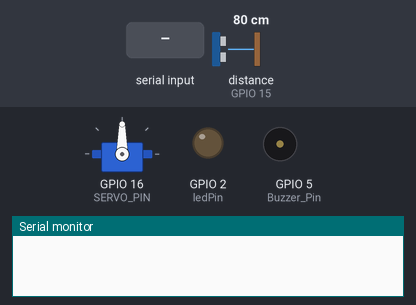
Simulated run of this sketch. Board: ESP32. Parts: servo, output pins drawn as LEDs (lit = HIGH), buzzer (waves = sounding, pin HIGH), the last lines printed to the serial monitor. Wiring (inferred from the names in the program): ultrasonic range finder: trigger GPIO 4; echo GPIO 15. The test bench sets the inputs (shaded band); at power-on: distance to the obstacle (sensor on GPIO 15) 80 cm. The echo pulse lasts 58.3 µs per cm; pins used as bus, display or sensor lines are not drawn.

Above: at 1.2 s.
1.3 s: "1" received over Serial
At 2.5 s:
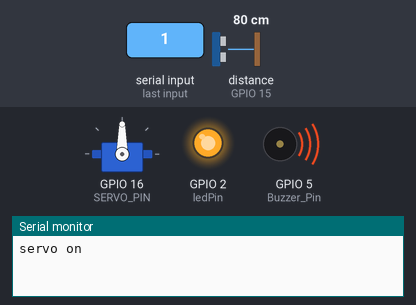
2.8 s: distance to the obstacle (sensor on GPIO 15) set to 23 cm
4.3 s: distance to the obstacle (sensor on GPIO 15) set to 18 cm
At 5.92 s:
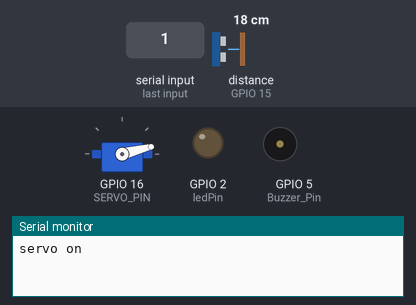
7.3 s: "1" received over Serial
At 12.0 s:
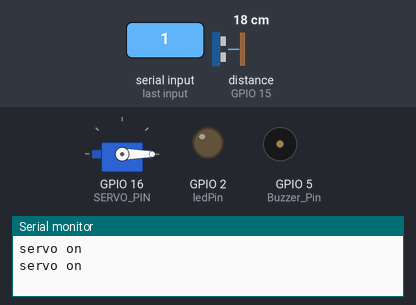
Timing chart, 0 to 13.5 s (numbered marks = the images above; inputs shaded):
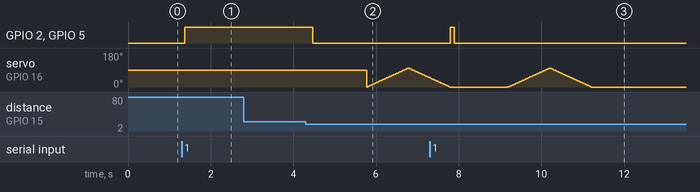

The sketch:

arduino_yolo_esp32_serial_servo_ultra.ino
```cpp
boolean flag1, flag2;
#define pingPin 4 // Trigger Pin of Ultrasonic Sensor
#define echoPin 15 // Echo Pin of Ultrasonic Sensor
const int ledPin = 2;
const int Buzzer_Pin = 5;
char userInput ;
float duration , distance ;
float inches, cm;
#include <Servo.h>
#define SERVO_PIN 16
Servo servoMotor;
void setup() {
  // put your setup code here, to run once:
    Serial.begin(9600);
    pinMode(ledPin, OUTPUT);
    pinMode(Buzzer_Pin, OUTPUT);
    pinMode(pingPin, OUTPUT);
    pinMode(echoPin, INPUT);
    servoMotor.attach(SERVO_PIN);
}

void loop() {
   digitalWrite(pingPin, LOW);
   delayMicroseconds(2);
   digitalWrite(pingPin, HIGH);
   delayMicroseconds(10);
   digitalWrite(pingPin, LOW);
   duration = pulseIn(echoPin, HIGH);
   distance = (duration / 2) * 0.0343;
   //Serial.println("distance=");
   //Serial.println(distance);
   delay(100);
   // check if ledpin is low
   if(flag1== true  and distance <= 20){
      digitalWrite(ledPin, LOW);
      digitalWrite(Buzzer_Pin, LOW);
      flag1=false;
      delay(1300);
        for (int pos = 0; pos <= 100; pos += 1) {
             servoMotor.write(pos);
             delay(10); }
        for (int pos = 100; pos >= 0; pos -= 1) {
             servoMotor.write(pos);
             delay(10);}
             digitalWrite(ledPin, LOW);
    }
  // put your main code here, to run repeatedly:
  if(Serial.available()>0){
    userInput = Serial.read();
    if (userInput == '1'){
      Serial.println("servo on");
      flag1=true;
      digitalWrite(ledPin, HIGH);
      digitalWrite(Buzzer_Pin, HIGH);


      }
    else if (userInput == '0'){
        Serial.println("servo off");

      }
    }

}
```

Measured:
- the behaviour switches between 21 and 20 cm on distance to the obstacle (sensor on GPIO 15) (found by bisection; images 1 and 2)
- after the input at 1.3 s, GPIO 2 (ledPin), GPIO 5 (Buzzer_Pin): LOW → HIGH after 0.07 s
- after the input at 2.8 s, every drawn part: stays the same
- after the input at 4.3 s, GPIO 2 (ledPin), GPIO 5 (Buzzer_Pin): HIGH → LOW after 0.17 s
- after the input at 7.3 s, GPIO 2 (ledPin), GPIO 5 (Buzzer_Pin): LOW → HIGH after 0.49 s, → LOW 0.10 s later
